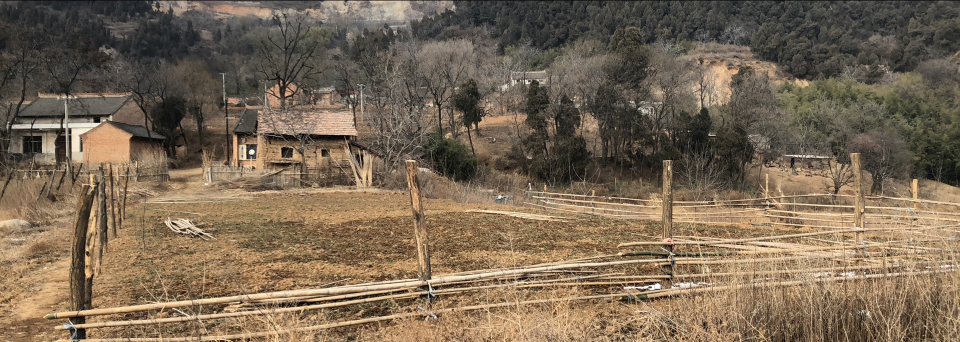
#> input picture 17_景观质量视觉评估预测/IMG_0407.JPG, 1920 x 684 px, found by its file name (shown at 1/2 size)
$ python opencv_py.py   (older library calls are emulated)
#> lines starting #> are read from the running program, lines starting #| are printed output that depends on the picture; after the words box and inside, x2 and y2 are one past the last pixel; in counts of white or black regions, pixels touching at a corner belong together
# -*- coding: utf-8 -*-
"""
Created on Tue Feb 13 09:54:20 2018

@author: richieBao-caDesign设计(cadesign.cn)
"""

import cv2
import numpy as np
import os

rootDirectory=r'D:\MUBENAcademy\pythonSystem\images03'
inputImg_edge=r'D:\MUBENAcademy\pythonSystem\code\imagesforLab\IMG_0407.JPG'
imgA=r'D:\MUBENAcademy\pythonSystem\code\imagesforLab\IMG_0407.JPG'
imgB=r'D:\MUBENAcademy\pythonSystem\code\imagesforLab\IMG_0405.JPG'
import matplotlib.pyplot as plt

#检测边
# [101 lines left out: functions edgeDetection, cornerDetection, siftDetection, not called in this run]

#star特征检测器
def starDetection(inputImg_edge):
    imgStar=cv2.imread(inputImg_edge)
#> imgStar is the input picture: shape (684, 1920, 3); mean B, G, R 84.7, 104.6, 121.5
#    imgGray=cv2.cvtColor(imgStar,cv2.COLOR_BGR2GRAY)
    star=cv2.xfeatures2d.StarDetector_create()
    keypoints=star.detect(imgStar)
#> keypoints = 2939 keypoints; strongest (x, y, size): (503, 304, 8), (1315, 572, 8), (116, 251, 8), (128, 251, 6)
#    print(len(keypoints),keypoints)
    cv2.drawKeypoints(imgStar,keypoints,imgStar,flags=cv2.DRAW_MATCHES_FLAGS_DRAW_RICH_KEYPOINTS)
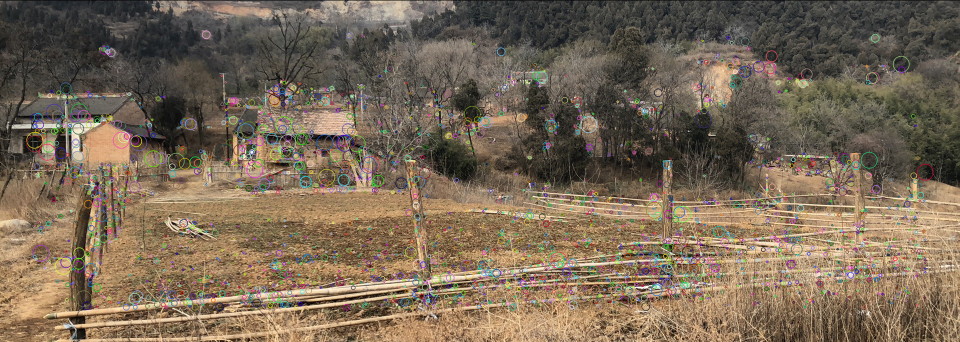
#> imgStar: shape (684, 1920, 3) (shown at 1/2 size); 9.93% of pixels changed, all inside (x1, y1, x2, y2) = (52, 60, 1868, 623)
    cv2.imshow('star features',imgStar)
    cv2.imwrite(os.path.join(rootDirectory,'star features.jpg'),imgStar)
    cv2.waitKey()

#sift图像匹配
# [26 lines left out: function matchSift, not called in this run]
#    cv2.imshow('matchSift',imgM)
#    cv2.waitKey()

if __name__ == "__main__":
#    edgeDetection(inputImg_edge)
#    cornerDetection(inputImg_edge)
#    siftDetection(inputImg_edge)
    starDetection(inputImg_edge)
#    matchSift(imgA,imgB)
